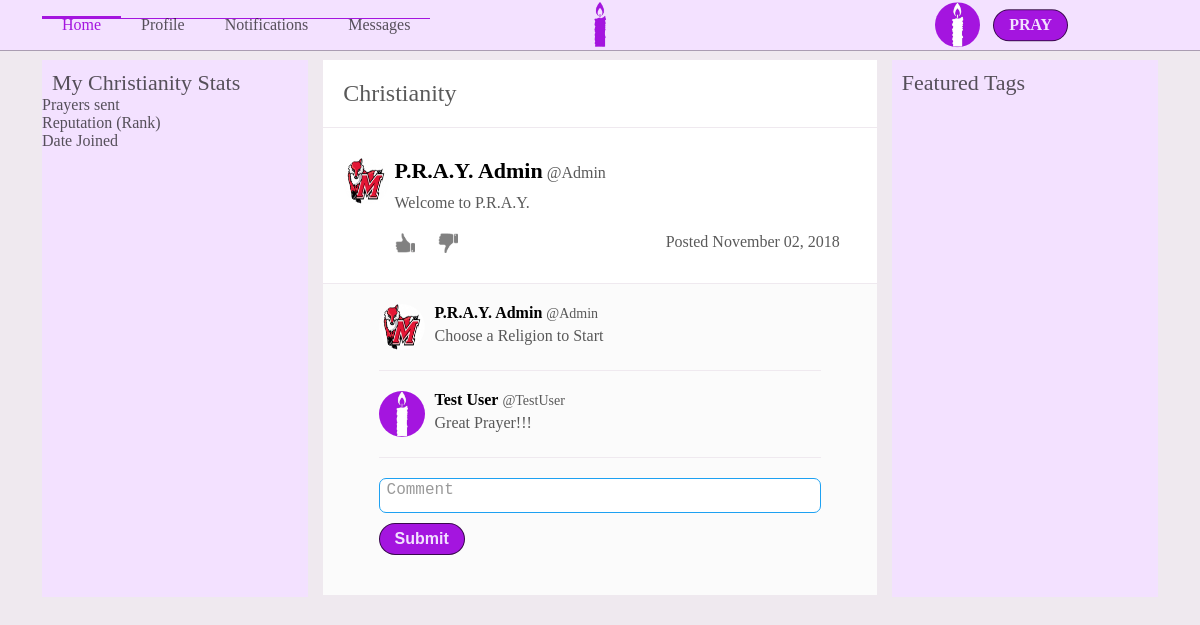
Screenshot of /index.php (signed in) with the database file from the repository.
### tables this page shows
CREATE TABLE Users(
    userid INT(10) PRIMARY KEY AUTO_INCREMENT,
    fname VARCHAR(20),
    lname VARCHAR(20),
    username VARCHAR(12),
    user_password VARCHAR(15),
    bio TEXT,
    zipCode INT(10),
    Primary_religion INT(10),
    default_view VARCHAR(20),
    email VARCHAR(30),
    phone_number VARCHAR(15),
    pPicture VARCHAR(20),
    bPicture VARCHAR(20),
    dateLastMaint DATETIME DEFAULT CURRENT_TIMESTAMP,
    dateAdded DATETIME DEFAULT CURRENT_TIMESTAMP,
    CONSTRAINT FK_Users_Religions FOREIGN KEY (Primary_religion) REFERENCES Religions (relid)
);

CREATE TABLE Religions(
    relid INT(10) PRIMARY KEY AUTO_INCREMENT,
    religion_name VARCHAR(30),
    dateLastMaint DATETIME DEFAULT CURRENT_TIMESTAMP,
    dateAdded DATETIME DEFAULT CURRENT_TIMESTAMP
);

CREATE TABLE Prayers(
    prayid INT(10) PRIMARY KEY AUTO_INCREMENT,
    userid INT(10),
    content VARCHAR(140),
    descript TEXT,
    pray_status INT(1),
    exclusive INT(1),
    post_date DATETIME,
    img VARCHAR(15),
    dateLastMaint DATETIME DEFAULT CURRENT_TIMESTAMP,
    dateAdded DATETIME DEFAULT CURRENT_TIMESTAMP,
    CONSTRAINT FK_Users_Prayer FOREIGN KEY (userid) REFERENCES Users (userid)
);

CREATE TABLE Comments(
    commid INT(10) PRIMARY KEY AUTO_INCREMENT,
    userid INT(10),
    prayid INT(10),
    comment VARCHAR(5000),
    isChecked BOOLEAN DEFAULT 0,
    dateLastMaint DATETIME DEFAULT CURRENT_TIMESTAMP,
    dateAdded DATETIME DEFAULT CURRENT_TIMESTAMP,
    CONSTRAINT FK_User_Comments FOREIGN KEY (userid) REFERENCES Users (userid),
    CONSTRAINT FK_Prayer_Comments FOREIGN KEY (prayid) REFERENCES Prayers (prayid)
);

### config/functions.php (called while the page is built, shortened)
<?php
    function formatDate($date){
        $currentDate = new DateTime(null, new DateTimeZone('America/New_York'));
        $currentTime = $currentDate->format('Y-m-d H:i:s');
        switch (substr($date,5,2)) {
            case "11":
                $month = "November";
                break;
        }
        $formattedDate = $month." ".substr($date,8,2).", ".substr($date,0,4);
        return $formattedDate;
    }
    function getRoot(){
        $root = ROOT_DIR;
        $root = str_replace("\\", "/", $root);
        $root = str_replace('/config', '',$root);
        $pageroot = getcwd() ."/";
        $pageroot = str_replace("\\", "/", $pageroot);
        $root = str_replace($root."/", '' , $pageroot);
        $root = preg_replace("#(/.*?).*?(/)#", '/../', "/".$root);
        $root = substr($root, 1);
        return $root;
    }
?>

### Database/mydb.php (called while the page is built, shortened)
<?php
Class mydb {
    protected $conn;
    Public function __construct($con){
        $this->conn = $con;
    }
    function FetchQuery($query){
        $arrayresult = [];
        if($queryresult = mysqli_query($this->conn, $query)){
            while ($row = mysqli_fetch_assoc($queryresult)){
                $arrayresult[] = $row;
            }
            return $arrayresult;
        }else{
            echo"</br></br></br>";
            die(mysqli_error($this->conn) ."</br>".$query);
        }
    }
}
?>

### config/permissions.php (called while the page is built, shortened)
<?php
    $id =  isset($id) ? $id : $_SESSION['userId'];
    $usersettings = isLoggedIn($id, $db);
    function isLoggedIn($id, $db){
        $SETTINGS['username'] = '';
        $SETTINGS['firstname'] = '';
        $SETTINGS['lastname'] = '';
        $SETTINGS['password'] = '';
        if($_SESSION['userId'] != ''){
            $userquery = "SELECT *
                          FROM USERS
                          WHERE userid = $id";
            $userresult = $db->FetchQuery($userquery);
            $SETTINGS['username'] = $userresult[0]['username'];
            $SETTINGS['firstname'] = $userresult[0]['fname'];
            $SETTINGS['lastname'] = $userresult[0]['lname'];
            $SETTINGS['password'] = $userresult[0]['user_password'];
            return $SETTINGS;
        }
    }
?>

### config/ApplicationTop.php (called while the page is built, shortened)
<?php
    include 'dbconfig.php';
    include 'functions.php';
    include getRoot().'config/permissions.php';
    include getRoot().'Classes/createheader.php';
    include getRoot().'Classes/createFooter.php';
?>

### Classes/prayers.php (the view, shortened to what this page needs)
<?php
    class PrayerCreator{
        protected $comments;
        protected $likepic;
        protected $dislikepic;
        protected $likeclass;
        protected $dislikeclass;
        Public function __construct($db,$userid,$comments){
            $this->comments = $comments;
        }
        function checkLike($prayid){
            $this->likepic = getRoot()."images/icons/thumbs-up-grey.png";
            $this->dislikepic = getRoot()."images/icons/thumbs-down-grey.png";
            $this->likeclass = "";
            $this->dislikeclass = "";
        }
        function showPrayer($i){
            $likeurl = "`php/addLike.php`";
            $likedata = "{prayid : ".$i['prayid']."}";
            $dislikeurl = "`php/addDislike.php`";
            $dislikedata = "{prayid : ".$i['prayid']."}";
            echo "
            <div class='feed-container'>
                <div class='feed-box'>
                    <div class='feed-profile-img-box'>
                        <img class='feed-profile-img 'src='images/Users/".$i['userid']."/Profile/".$i['pPicture']."'>
                    </div>
                    <div class='feed-content-box'>
                        <ul class='feed-content-header'>
                        <li class='feed-content-name'>
                            <a class='feed-profile-link' href='profile.php?id=".$i['userid']."'>
                                <p class='feed-profile-name'>".$i['fname']." ".$i['lname']."</p>
                                <p class='feed-profile-username'>@".$i['username']."</p>
                            </a>
                        </li>";
                        echo
                        "</ul>
                        <p class='feed-content'>".$i['content']."</p>
                        ";
                        echo"
                        <ul class='feed-interact-menu'>
                            <li class='feed-like ".$this->likeclass."' onclick='addLike(".$likeurl.", ".$likedata.", ".$i['prayid'].")' id='like--".$i['prayid']."' >
                            <img id='like-pic--".$i['prayid']."' src='".$this->likepic."' width='20px' height='20px'>
                            </li>
                            <li class='feed-downvote ".$this->dislikeclass."' onclick='addDislike(".$dislikeurl.", ".$dislikedata.", ".$i['prayid'].")' id='dislike--".$i['prayid']."'>
                            <img id='dislike-pic--".$i['prayid']."' src='".$this->dislikepic."' width='20px' height='20px'>
                            </li>
                            <li class='prayer-date'>
                            <p>Posted ". formatDate($i['dateLastMaint']) ."</p>
                            </li>
                        </ul>
                    </div>
                </div>
                <div class='feed-comment-box'>";
                    $this->comments->showComments($i);
                    echo "<div class='post-comment'>
                        <form method='post' action='php/prayercomment.php'>
                            <textarea class='comment' name='comment' style='height:35px' onkeyup='auto_grow(this)' placeholder='Comment'></textarea>
                            <div id='submit-comment-box'>
                                <button type='submit' name='prayid' id='submit-comment' value='".$i['prayid']."'>Submit</button>
                            </div>
                        </form>
                    </div>
                </div>
            </div>";
            }
    }
?>

### Classes/createheader.php (shortened to what this page needs)
<?php
    class Header{
        protected $db;
        protected $menus;
        protected $loggedIn;
        protected $userid;
        protected $title;
        protected $css;
        protected $profpic;
        Public function __construct($db,$menus,$title,$css){
            $this->db = $db;
            $this->menus = $menus;
            $this->title = $title;
            $this->css = $css;
        }
        function showUserMenu($id, $bool = 1){
            $this->loggedIn = $bool;
            $this->userid = $id;
            $this->getUserInfo();
        }
        function displayHeader(){
            $this->createTitle();
            echo "
                  <section class='header'>
                  <div class='header-box'>
                  <ul class='header-link-box'>";
            foreach($this->menus as $i){
                echo "<li class='header-link ".$i['active']."'>
                        <a href='".$i['link']."'>".$i['name']."</a>
                      </li>";
            }
            echo "</ul>";
            echo "<ul class='logo-box'>
                    <li class='logo-li'>
                        <a href='index.php'><img class='logo' src='".getRoot()."images/icons/favicon.png'></a>
                    </li>
                  </ul>";
            if($this->loggedIn == 1){
                echo "
                <ul class='header-profile-pic'>
                        <li id='header-profile-pic-link' onclick='ShowMenu()'>
                            <img class='index-profile-pic' src='".getRoot()."images/Users/".$this->userid."/Profile/".$this->profpic."'>
                        </li>
                        <li id='sort-compose'>
                            <div id='startprayer' onclick='ShowCompose()'>PRAY</div>
                        </li>
                    </ul>";
            }
            echo "</div></section>";
        }
        function createTitle(){
           echo "<html>
                    <head>
                        <title>".$this->title."</title>
                        <link rel='shortcut icon' href='images/icons/favicon.png'>
                        <meta name='viewport' content='width=device-width, initial-scale=1.0'>
                    </head>
                    <body>";
            $this->addcss();
        }
        function addcss(){
            foreach($this->css as $i){
                echo "<link rel='stylesheet' type='text/css' href='".$i["src"]."'>";
                continue;
            }
        }
        function getUserInfo(){
            $query = "SELECT * FROM USERS WHERE userid = '$this->userid'";
            $result = $this->db->fetchQuery($query);
            $this->profpic = $result[0]['pPicture'];
        }
    }
?>

### index.php (shortened to what this page needs)
<?php
    require 'config/ApplicationTop.php';
    include 'Classes/prayers.php';
    include 'Classes/prayerCommentDisplayer.php';
    $menus = [
        [
            'name'=>'Home',
            'link'=>'index.php',
            'active'=>'active'
        ],
        [
            'name'=>'Profile',
            'link'=>'profile.php',
            'active'=>''
        ],
        [
            'name'=>'Notifications',
            'link'=>'notifications.php',
            'active'=>''
        ],
        [
            'name'=>'Messages',
            'link'=>'messages.php',
            'active'=>''
        ]
    ];
    $header = new Header($db, $menus, $title, $css);
    $header->ShowUserMenu($id);
    $header->displayHeader();
    $comments = new PrayerCommentDisplayer($db, $id);
    $feed = new PrayerCreator($db,$id,$comments);
    $primaryrelquery = "SELECT u.primary_religion
                   FROM users u
                   WHERE u.userid = $id";
    $primaryrelres = $db->fetchquery($primaryrelquery);
    $prel = $primaryrelres[0]['primary_religion'];
    $chosenreligion = isset($_SESSION['currel']) ? $_SESSION['currel'] : $prel;
    $curreligionquery = "SELECT r.religion_name, r.relid
                         FROM Religions r
                         WHERE r.relid = $chosenreligion";
    $curreligion = $db->fetchQuery($curreligionquery);
    $prayerquery = "SELECT p.userid, u.fname, u.lname, u.username, p.content, pr.relid, p.prayid, p.img,
                        r.religion_name, u.pPicture, p.dateLastMaint
                    FROM Prayers p, Users u, Prayer_Religions pr, Religions r
                    WHERE p.userid = u.userid
                    AND pr.prayid = p.prayid
                    AND pr.relid = r.relid
                    AND (pr.relid = $chosenreligion
                    OR pr.relid = 1)
                    ORDER BY p.prayid desc";
    $prayers = $db->FetchQuery($prayerquery);
?>
    <section class='index-body'>
        <div class='index-left-box'>
            <p class='trends-header'>My <?php echo $curreligion[0]['religion_name']?> Stats</p>
            <p> Prayers sent  </p>
            <p> Reputation (Rank)</p>
            <p> Date Joined </p>
        </div>
        <div class='index-center-box'>
            <ul class='sort-menu'>
                <li class='religion-menu-header'>
                    <?php echo $curreligion[0]['religion_name']?>
                </li>
            </ul>
            <?php
            foreach($prayers as $i){
                $feed->showPrayer($i);
            }?>
        </div>
        <div class='index-right-box'>
            <p class='trends-header'>Featured Tags</p>
        </div>
    </section>
 <?php
    $footer = new Footer($db,$src);
    $footer->buildFooter();
?>

### Classes/prayerCommentDisplayer.php (shortened to what this page needs)
<?php
    class PrayerCommentDisplayer{
        protected $db;
        Public function __construct($db,$userid){
            $this->db = $db;
        }
        function showComments($prayer){
            $comments = $this->getCommentInfo($prayer['prayid']);
            if($comments){
                $this->createComments($comments, $prayer['prayid']);
            }
        }
        function getCommentInfo($id){
            $query = "SELECT c.commid AS cid, c.comment AS comment, u.pPicture AS user_img, u.userid as userid, u.fname, u.lname, u.username
                      FROM Comments c, Users u
                      WHERE prayid = '$id'
                      AND u.userid = c.userid";
            $result = $this->db->fetchQuery($query);
            if($result){
                return $result;
            }else{
                return false;
            }
        }
        function createComments($comment, $prayid){
            $num = 0;
            foreach($comment as $i){
                if($num < 10){
                    $this->displayComment($i,$prayid);
                }
                $num += 1;
            }
        }
        function displayComment($comment, $prayid){
            echo "<div class='comment-feed'>
                    <div class='comment-usr-img'>
                    <img class='feed-profile-img' src='images/Users/".$comment['userid']."/Profile/".$comment['user_img']."'>
                    </div>
                    <div class='comment-feed-content'>
                    <a class='feed-profile-link' href='profile.php?id=".$comment['userid']."'>
                        <p class='comment-profile-name'>".$comment['fname']." ".$comment['lname']."</p>
                        <p class='comment-profile-username'>@".$comment['username']."</p>
                    </a>
                    <p>".$comment['comment']."</p>
                    </div>";
                    echo "</div>";
        }
    }
?>

### Classes/createFooter.php (shortened to what this page needs)
<?php
    class Footer{
        protected $files;
        Public function __construct($db,$files){
            $this->files = $files;
        }
        function buildFooter(){
            echo "</body></html>";
            foreach($this->files as $i){
                if($i["type"] == "php"){
                    continue;
                }
                if($i["type"] == "js"){
                    continue;
                }
                return $i["type"]." is not a valid type";
            }
        }
    }
?>

### rows the page displays
users: pPicture (picture)
religions: religion_name "Christianity"
prayers: userid.pPicture (picture), userid.fname "P.R.A.Y.", userid.lname "Admin", userid.username "Admin", content "Welcome to P.R.A.Y.", dateLastMaint "November 02, 2018", $i['prayid'] 1 (drawn)
comments: userid.pPicture (picture), userid.fname "P.R.A.Y.", userid.lname "Admin", userid.username "Admin", comment "Choose a Religion to Start"
comments: userid.pPicture (picture), userid.fname "Test", userid.lname "User", userid.username "TestUser", comment "Great Prayer!!!"

### other values shown
$i['name'] "Home"
$i['name'] "Profile"
$i['name'] "Notifications"
$i['name'] "Messages"
